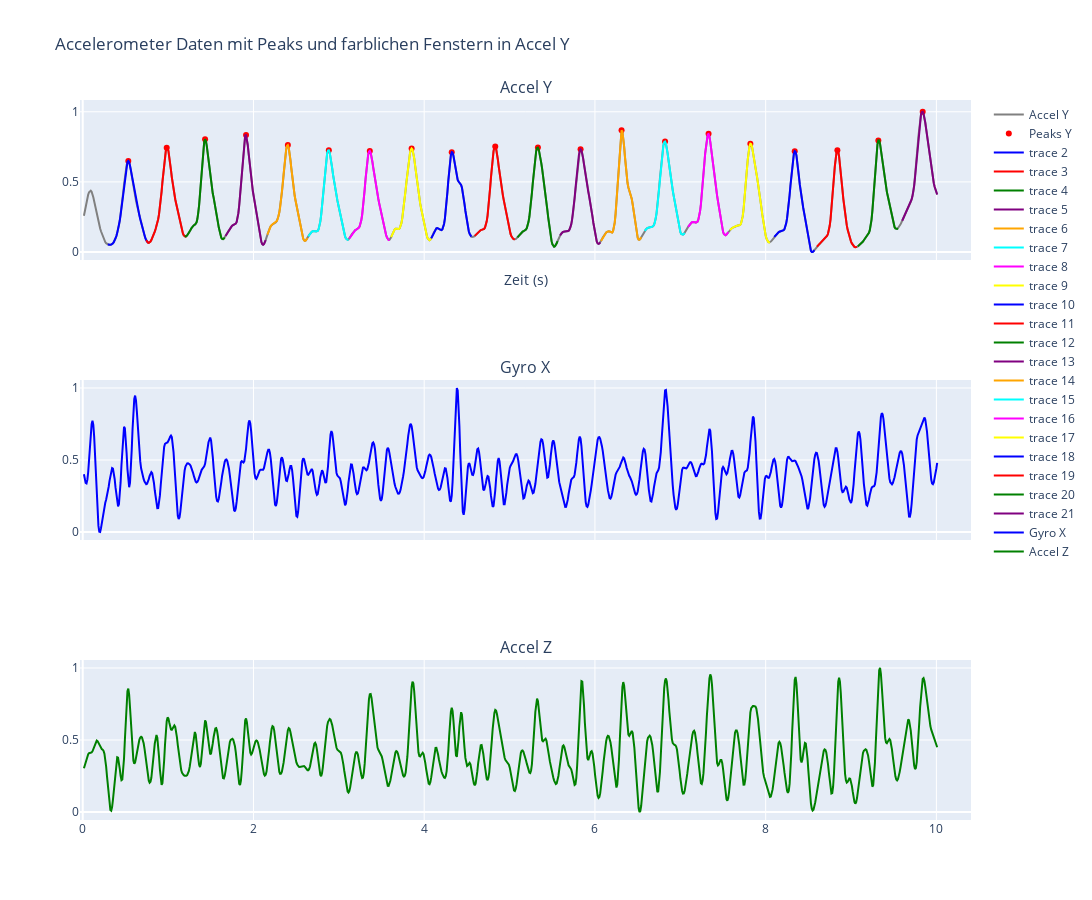

Here is the notebook cell this chart was saved with:
### Code cell
plot_windows_with_data(normalized_df_j, j_windows, j_peaks)
